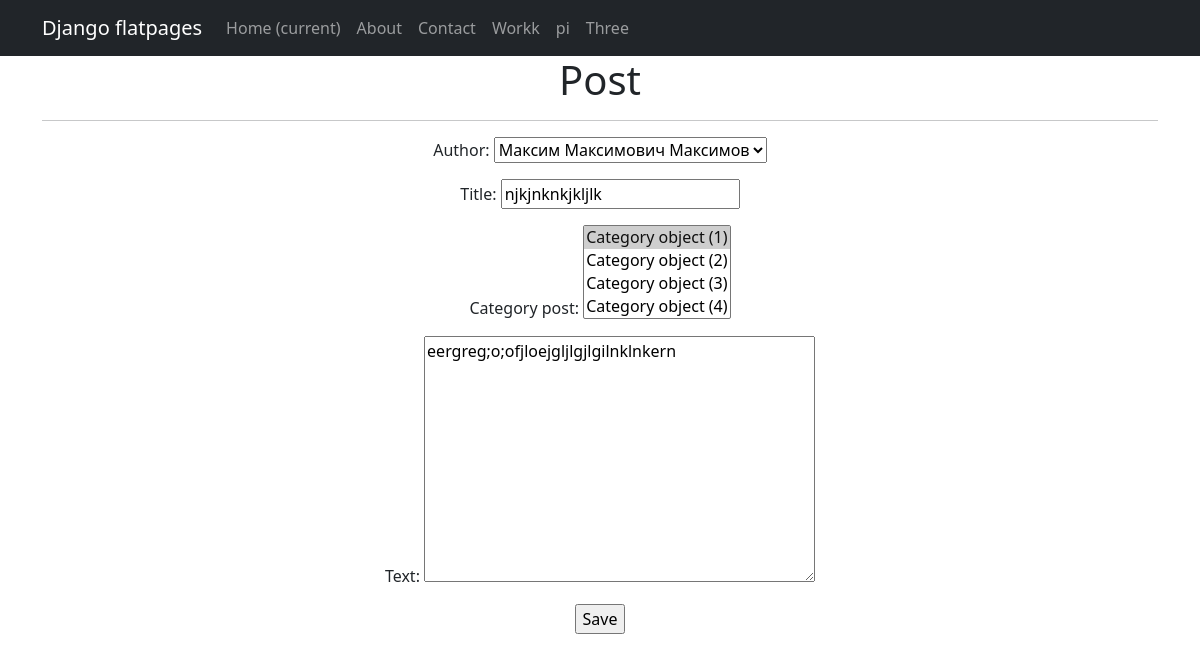
Screenshot of /new/9/update/ (signed in) with the database file from the repository.
### new/models.py (models this page shows, shortened)
class Post(models.Model):
    artic = 'AR'
    news = 'NE'
    TYP = [
        (artic, 'Статья'),
        (news, 'Новость'),
    ]
    author = models.ForeignKey(Author, on_delete=models.CASCADE)
    typ = models.CharField(max_length=2, choices=TYP)
    time_in = models.DateTimeField(auto_now_add=True)
    title = models.CharField(max_length=255)
    text = models.TextField()
    reit_post = models.IntegerField(default=0)
    likes = models.IntegerField(default=0)
    dislikes = models.IntegerField(default=0)
    Category_post = models.ManyToManyField(Category, through='PostCategory')

### new/views.py (the view)
# urls.py: path('<int:pk>/update/', PostUpdate.as_view(), name='post_update'),
class PostUpdate(PermissionRequiredMixin, UpdateView):
    permission_required = 'new.change_post'
    form_class = PostForm
    model = Post
    template_name = 'post_edit.html'

### new/forms.py (shortened to what this page needs)
class PostForm(forms.ModelForm):
    class Meta:
        model = Post
        fields = [
            'author',
            'title',
            'Category_post',
            'text',
        ]

### new/models.py (called while the page is built)
    def __str__(self):
        return f'{self.user}'

### templates/post_edit.html (shortened to what this page needs)
{% extends 'flatpages/default.html' %}
{% block content %}
<h1>Post</h1>
<hr>
<form action="" method="post">
    {{ form.as_p }}
    <input type="submit" value="Save" />
</form>
{% endblock content %}

### rows the page displays
Post: author "Максим Максимович Максимов", title "njkjnknkjkljlk", text "eergreg;o;ofjloejgljlgjlgilnklnkern"
